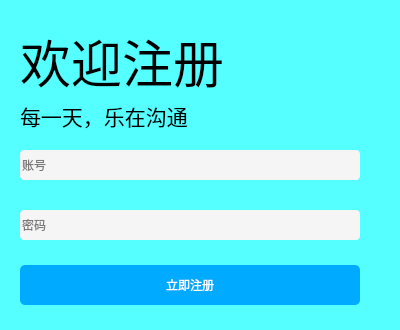
<?xml version="1.0" encoding="UTF-8"?>
<ui version="4.0">
 <class>Register</class>
 <widget class="QWidget" name="Register">
  <property name="geometry">
   <rect>
    <x>0</x>
    <y>0</y>
    <width>400</width>
    <height>330</height>
   </rect>
  </property>
  <property name="minimumSize">
   <size>
    <width>400</width>
    <height>330</height>
   </size>
  </property>
  <property name="maximumSize">
   <size>
    <width>400</width>
    <height>330</height>
   </size>
  </property>
  <property name="windowTitle">
   <string>Form</string>
  </property>
  <property name="styleSheet">
   <string notr="true">/*全局样式表*/
QWidget#Register{
	background-color: rgb(85, 255, 255);
}

QPushButton{
	border:noe;
}

/*局部样式表*/
QLineEdit#number_Edit{
	font:normal 20px 黑体;
	border-radius:4px;
	background-color: rgb(245, 245, 245);
}

QLineEdit#number_Edit:hover{
	background-color: rgb(255, 255, 255);
}

QLineEdit#password_Edit{
	font:normal 20px 黑体;
	border-radius:4px;
	background-color: rgb(245, 245, 245);
}

QLineEdit#password_Edit:hover{
	background-color: rgb(255, 255, 255);
}

QPushButton#register_Btn{
	border-radius:5px;
	background-color: rgb(0, 170, 255);
	font:normal 18px &quot;黑体&quot;;
	color:rgb(255, 255, 255);
}

QPushButton#register_Btn:hover{
	background-color: rgb(0, 85, 255);
}

QPushButton#reduce_Btn{
	image:url(:/new/icons/icons/becurrent/minus.png);
}

QPushButton#clos_Btn{
	image: url(:/new/icons/icons/becurrent/close.png);
}

QPushButton#reduce_Btn:hover{
	background-color: rgb(217, 217, 217);
}

QPushButton#clos_Btn:hover{
	background-color: rgb(255, 0, 0);
}</string>
  </property>
  <widget class="QLabel" name="backimg_Lab">
   <property name="geometry">
    <rect>
     <x>0</x>
     <y>0</y>
     <width>400</width>
     <height>330</height>
    </rect>
   </property>
   <property name="minimumSize">
    <size>
     <width>400</width>
     <height>330</height>
    </size>
   </property>
   <property name="maximumSize">
    <size>
     <width>400</width>
     <height>330</height>
    </size>
   </property>
   <property name="styleSheet">
    <string notr="true"/>
   </property>
   <property name="text">
    <string/>
   </property>
  </widget>
  <widget class="QLineEdit" name="number_Edit">
   <property name="geometry">
    <rect>
     <x>20</x>
     <y>150</y>
     <width>340</width>
     <height>30</height>
    </rect>
   </property>
   <property name="minimumSize">
    <size>
     <width>340</width>
     <height>30</height>
    </size>
   </property>
   <property name="maximumSize">
    <size>
     <width>340</width>
     <height>30</height>
    </size>
   </property>
   <property name="placeholderText">
    <string>账号</string>
   </property>
  </widget>
  <widget class="QLineEdit" name="password_Edit">
   <property name="geometry">
    <rect>
     <x>20</x>
     <y>210</y>
     <width>340</width>
     <height>30</height>
    </rect>
   </property>
   <property name="minimumSize">
    <size>
     <width>340</width>
     <height>30</height>
    </size>
   </property>
   <property name="maximumSize">
    <size>
     <width>340</width>
     <height>30</height>
    </size>
   </property>
   <property name="placeholderText">
    <string>密码</string>
   </property>
  </widget>
  <widget class="QPushButton" name="register_Btn">
   <property name="geometry">
    <rect>
     <x>20</x>
     <y>265</y>
     <width>340</width>
     <height>40</height>
    </rect>
   </property>
   <property name="minimumSize">
    <size>
     <width>340</width>
     <height>40</height>
    </size>
   </property>
   <property name="maximumSize">
    <size>
     <width>340</width>
     <height>40</height>
    </size>
   </property>
   <property name="text">
    <string>立即注册</string>
   </property>
  </widget>
  <widget class="QPushButton" name="clos_Btn">
   <property name="geometry">
    <rect>
     <x>380</x>
     <y>0</y>
     <width>20</width>
     <height>20</height>
    </rect>
   </property>
   <property name="minimumSize">
    <size>
     <width>20</width>
     <height>20</height>
    </size>
   </property>
   <property name="maximumSize">
    <size>
     <width>20</width>
     <height>20</height>
    </size>
   </property>
   <property name="text">
    <string/>
   </property>
  </widget>
  <widget class="QPushButton" name="reduce_Btn">
   <property name="geometry">
    <rect>
     <x>360</x>
     <y>0</y>
     <width>20</width>
     <height>20</height>
    </rect>
   </property>
   <property name="minimumSize">
    <size>
     <width>20</width>
     <height>20</height>
    </size>
   </property>
   <property name="maximumSize">
    <size>
     <width>20</width>
     <height>20</height>
    </size>
   </property>
   <property name="text">
    <string/>
   </property>
  </widget>
  <widget class="QWidget" name="">
   <property name="geometry">
    <rect>
     <x>20</x>
     <y>30</y>
     <width>272</width>
     <height>102</height>
    </rect>
   </property>
   <layout class="QVBoxLayout" name="verticalLayout">
    <property name="spacing">
     <number>10</number>
    </property>
    <item>
     <widget class="QLabel" name="top_Lab">
      <property name="minimumSize">
       <size>
        <width>270</width>
        <height>0</height>
       </size>
      </property>
      <property name="font">
       <font>
        <family>黑体</family>
        <pointsize>38</pointsize>
        <italic>false</italic>
       </font>
      </property>
      <property name="text">
       <string>欢迎注册</string>
      </property>
     </widget>
    </item>
    <item>
     <widget class="QLabel" name="top_Lab_2">
      <property name="font">
       <font>
        <family>黑体</family>
        <pointsize>16</pointsize>
        <italic>false</italic>
       </font>
      </property>
      <property name="text">
       <string>每一天，乐在沟通</string>
      </property>
     </widget>
    </item>
   </layout>
  </widget>
 </widget>
 <resources/>
 <connections/>
</ui>
